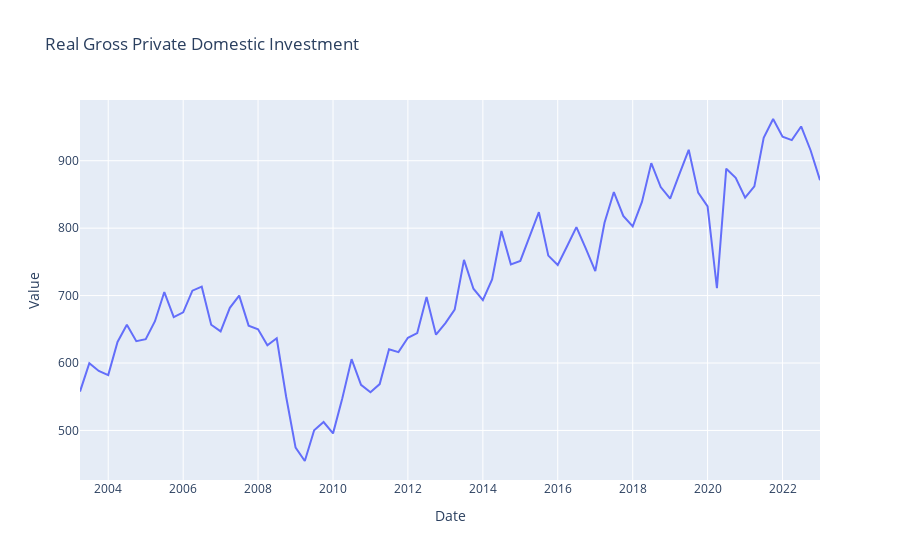

Notebook source saved alongside this figure:
### Markdown cell above
The CSV file RGPDICnoSA contains quarterly observations 

on real gross private domestic investment for the United States 

over the period Q2 2003 until Q1 2023 

which are not seasonally adjusted. We denote the series by yt∗.

Import the new time series and plot the data. 

Does this time series exhibit a seasonal pattern? 

Regress yt∗ on a time trend and four seasonal dummy variables. 

Discuss the regression output.

### Code cell
# Plot the data
fig = go.Figure()
fig.add_trace(go.Scatter(x=df_ns['DATE'], y=df_ns['DIS'], mode='lines', name='yt*'))
fig.update_layout(title='Real Gross Private Domestic Investment',
                  xaxis_title='Date', yaxis_title='Value')
fig.show()

### Figure 1 — Plotly figure (JSON) as saved in the notebook; plotly's stock layout.template omitted (floating-point values rounded to 4 significant figures)
{"data": [{"mode": "lines", "name": "yt*", "type": "scatter", "x": ["2003-04-01", "2003-07-01", "2003-10-01", "2004-01-01", "2004-04-01", "2004-07-01", "2004-10-01", "2005-01-01", "2005-04-01", "2005-07-01", "2005-10-01", "2006-01-01", "2006-04-01", "2006-07-01", "2006-10-01", "2007-01-01", "2007-04-01", "2007-07-01", "2007-10-01", "2008-01-01", "2008-04-01", "2008-07-01", "2008-10-01", "2009-01-01", "2009-04-01", "2009-07-01", "2009-10-01", "2010-01-01", "2010-04-01", "2010-07-01", "2010-10-01", "2011-01-01", "2011-04-01", "2011-07-01", "2011-10-01", "2012-01-01", "2012-04-01", "2012-07-01", "2012-10-01", "2013-01-01", "2013-04-01", "2013-07-01", "2013-10-01", "2014-01-01", "2014-04-01", "2014-07-01", "2014-10-01", "2015-01-01", "2015-04-01", "2015-07-01", "2015-10-01", "2016-01-01", "2016-04-01", "2016-07-01", "2016-10-01", "2017-01-01", "2017-04-01", "2017-07-01", "2017-10-01", "2018-01-01", "2018-04-01", "2018-07-01", "2018-10-01", "2019-01-01", "2019-04-01", "2019-07-01", "2019-10-01", "2020-01-01", "2020-04-01", "2020-07-01", "2020-10-01", "2021-01-01", "2021-04-01", "2021-07-01", "2021-10-01", "2022-01-01", "2022-04-01", "2022-07-01", "2022-10-01", "2023-01-01"], "y": [557.7, 599.8, 588.2, 582.1, 631.2, 656.9, 632.4, 635.3, 662.0, 705.3, 668.0, 675.1, 707.3, 713.2, 656.8, 646.9, 681.8, 700.0, 655.5, 649.9, 626.4, 636.6, 550.0, 474.6, 454.7, 500.2, 512.5, 495.7, 547.5, 605.7, 567.5, 556.7, 568.7, 620.5, 616.2, 637.4, 644.4, 698.0, 642.0, 659.2, 679.2, 752.9, 710.1, 693.1, 724.0, 795.7, 746.3, 751.5, 787.3, 823.7, 759.3, 745.4, 773.2, 801.6, 769.8, 736.2, 808.0, 853.6, 818.2, 802.7, 838.9, 896.5, 860.9, 843.7, 880.1, 916.2, 852.7, 832.4, 711.2, 888.2, 874.7, 845.1, 862.0, 934.0, 961.9, 935.5, 930.6, 950.8, 915.6, 871.1]}], "layout": {"title": {"text": "Real Gross Private Domestic Investment"}, "xaxis": {"title": {"text": "Date"}}, "yaxis": {"title": {"text": "Value"}}}}
